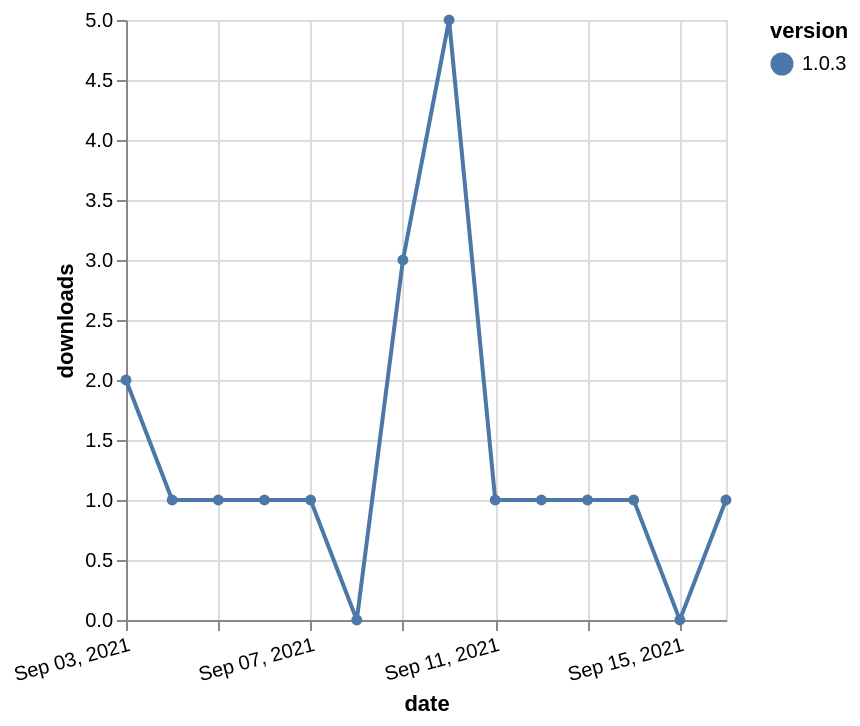

Describe this chart as a Vega-Lite specification.
### Vega-Lite specification from a JSON file in a GitHub repository (floating-point values rounded to 4 significant figures)
{"$schema": "https://vega.github.io/schema/vega-lite/v5.json", "description": "A simple bar chart with embedded data.", "data": {"values": [{"date": "2021-09-03", "total": 603, "delta": 2, "version": "1.0.3"}, {"date": "2021-09-04", "total": 604, "delta": 1, "version": "1.0.3"}, {"date": "2021-09-05", "total": 605, "delta": 1, "version": "1.0.3"}, {"date": "2021-09-06", "total": 606, "delta": 1, "version": "1.0.3"}, {"date": "2021-09-07", "total": 607, "delta": 1, "version": "1.0.3"}, {"date": "2021-09-08", "total": 607, "delta": 0, "version": "1.0.3"}, {"date": "2021-09-09", "total": 610, "delta": 3, "version": "1.0.3"}, {"date": "2021-09-10", "total": 615, "delta": 5, "version": "1.0.3"}, {"date": "2021-09-11", "total": 616, "delta": 1, "version": "1.0.3"}, {"date": "2021-09-12", "total": 617, "delta": 1, "version": "1.0.3"}, {"date": "2021-09-13", "total": 618, "delta": 1, "version": "1.0.3"}, {"date": "2021-09-14", "total": 619, "delta": 1, "version": "1.0.3"}, {"date": "2021-09-15", "total": 619, "delta": 0, "version": "1.0.3"}, {"date": "2021-09-16", "total": 620, "delta": 1, "version": "1.0.3"}]}, "width": "container", "mark": {"type": "line", "point": {"filled": true}}, "encoding": {"x": {"field": "date", "type": "temporal", "timeUnit": "yearmonthdate", "title": "date", "axis": {"labelAngle": -15}}, "y": {"field": "delta", "type": "quantitative", "title": "downloads"}, "color": {"field": "version", "type": "nominal"}, "tooltip": {"field": "delta"}}}
